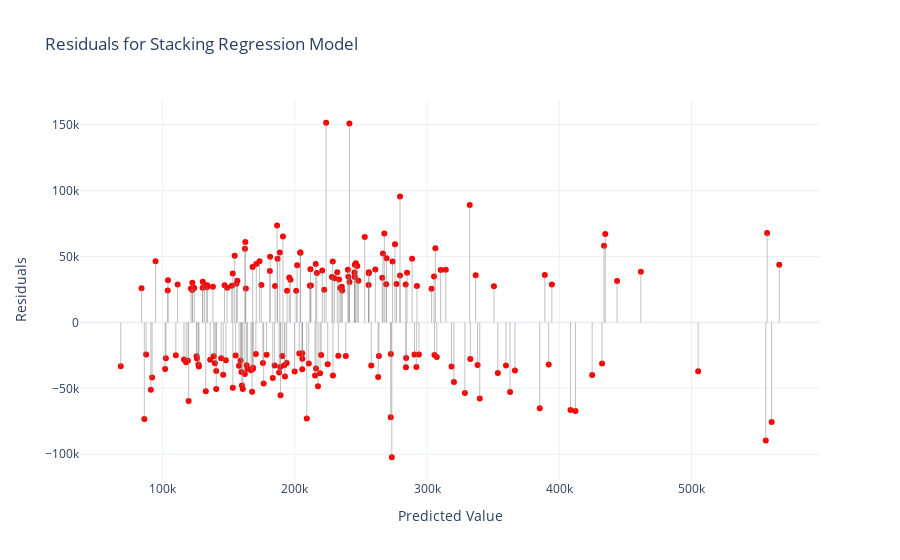

Source (notebook cell):
### Markdown cell above
https://medium.com/@caiotaniguchi/plotting-lollipop-charts-with-plotly-8925d10a3795

### Code cell
data = [
    go.Scatter(
        x=result_trimmed['y_predict_test'],
        y=result_trimmed['residuals_test'],
        mode='markers',
        marker=dict(color='red')
    )
]

fig = go.Layout(
    shapes=[dict(
        type='line',
        xref='x',
        yref='y',
        x0 = result_trimmed['y_predict_test'].iloc[i],
        y0 = result_trimmed['residuals_test'].iloc[i],
        x1 = result_trimmed['y_predict_test'].iloc[i],
        y1 = 0,
        line = dict(
            color = 'grey',
            width = 0.5
        )
    ) for i in range(len(result_trimmed['residuals_test']))],
    title='Residuals for Stacking Regression Model'
)

fig = go.Figure(data, fig)
fig.update_xaxes(title_text = 'Predicted Value')
fig.update_yaxes(title_text = 'Residuals')
fig

### Figure 1 — Plotly figure (JSON) as saved in the notebook; plotly's stock layout.template omitted (floating-point values rounded to 4 significant figures; data arrays with more than 128 entries replaced by an {"elided": "..."} marker saying what was removed)
{"data": [{"marker": {"color": "red"}, "mode": "markers", "type": "scatter", "x": {"elided": "204 float values"}, "y": {"elided": "204 float values"}}], "layout": {"shapes": [{"line": {"color": "grey", "width": 0.5}, "type": "line", "x0": 392000.0, "x1": 392000.0, "xref": "x", "y0": -31960.0, "y1": 0, "yref": "y"}, {"line": {"color": "grey", "width": 0.5}, "type": "line", "x0": 560600.0, "x1": 560600.0, "xref": "x", "y0": -75610.0, "y1": 0, "yref": "y"}, {"line": {"color": "grey", "width": 0.5}, "type": "line", "x0": 408400.0, "x1": 408400.0, "xref": "x", "y0": -66430.0, "y1": 0, "yref": "y"}, {"line": {"color": "grey", "width": 0.5}, "type": "line", "x0": 188800.0, "x1": 188800.0, "xref": "x", "y0": -33830.0, "y1": 0, "yref": "y"}, {"line": {"color": "grey", "width": 0.5}, "type": "line", "x0": 246100.0, "x1": 246100.0, "xref": "x", "y0": 44840.0, "y1": 0, "yref": "y"}, {"line": {"color": "grey", "width": 0.5}, "type": "line", "x0": 133700.0, "x1": 133700.0, "xref": "x", "y0": 28100.0, "y1": 0, "yref": "y"}, {"line": {"color": "grey", "width": 0.5}, "type": "line", "x0": 215300.0, "x1": 215300.0, "xref": "x", "y0": -40260.0, "y1": 0, "yref": "y"}, {"line": {"color": "grey", "width": 0.5}, "type": "line", "x0": 252800.0, "x1": 252800.0, "xref": "x", "y0": 64690.0, "y1": 0, "yref": "y"}, {"line": {"color": "grey", "width": 0.5}, "type": "line", "x0": 306200.0, "x1": 306200.0, "xref": "x", "y0": 56280.0, "y1": 0, "yref": "y"}, {"line": {"color": "grey", "width": 0.5}, "type": "line", "x0": 307300.0, "x1": 307300.0, "xref": "x", "y0": -26300.0, "y1": 0, "yref": "y"}, {"line": {"color": "grey", "width": 0.5}, "type": "line", "x0": 269000.0, "x1": 269000.0, "xref": "x", "y0": 28870.0, "y1": 0, "yref": "y"}, {"line": {"color": "grey", "width": 0.5}, "type": "line", "x0": 164100.0, "x1": 164100.0, "xref": "x", "y0": -35080.0, "y1": 0, "yref": "y"}, {"line": {"color": "grey", "width": 0.5}, "type": "line", "x0": 263500.0, "x1": 263500.0, "xref": "x", "y0": -25520.0, "y1": 0, "yref": "y"}, {"line": {"color": "grey", "width": 0.5}, "type": "line", "x0": 292300.0, "x1": 292300.0, "xref": "x", "y0": 27600.0, "y1": 0, "yref": "y"}, {"line": {"color": "grey", "width": 0.5}, "type": "line", "x0": 212100.0, "x1": 212100.0, "xref": "x", "y0": 27900.0, "y1": 0, "yref": "y"}, {"line": {"color": "grey", "width": 0.5}, "type": "line", "x0": 248000.0, "x1": 248000.0, "xref": "x", "y0": 31480.0, "y1": 0, "yref": "y"}, {"line": {"color": "grey", "width": 0.5}, "type": "line", "x0": 220700.0, "x1": 220700.0, "xref": "x", "y0": 39310.0, "y1": 0, "yref": "y"}, {"line": {"color": "grey", "width": 0.5}, "type": "line", "x0": 276800.0, "x1": 276800.0, "xref": "x", "y0": 29170.0, "y1": 0, "yref": "y"}, {"line": {"color": "grey", "width": 0.5}, "type": "line", "x0": 160600.0, "x1": 160600.0, "xref": "x", "y0": -50580.0, "y1": 0, "yref": "y"}, {"line": {"color": "grey", "width": 0.5}, "type": "line", "x0": 232800.0, "x1": 232800.0, "xref": "x", "y0": -25330.0, "y1": 0, "yref": "y"}, {"line": {"color": "grey", "width": 0.5}, "type": "line", "x0": 566400.0, "x1": 566400.0, "xref": "x", "y0": 43640.0, "y1": 0, "yref": "y"}, {"line": {"color": "grey", "width": 0.5}, "type": "line", "x0": 68250.0, "x1": 68250.0, "xref": "x", "y0": -33350.0, "y1": 0, "yref": "y"}, {"line": {"color": "grey", "width": 0.5}, "type": "line", "x0": 217400.0, "x1": 217400.0, "xref": "x", "y0": -48430.0, "y1": 0, "yref": "y"}, {"line": {"color": "grey", "width": 0.5}, "type": "line", "x0": 366400.0, "x1": 366400.0, "xref": "x", "y0": -36510.0, "y1": 0, "yref": "y"}, {"line": {"color": "grey", "width": 0.5}, "type": "line", "x0": 290400.0, "x1": 290400.0, "xref": "x", "y0": -24420.0, "y1": 0, "yref": "y"}, {"line": {"color": "grey", "width": 0.5}, "type": "line", "x0": 461700.0, "x1": 461700.0, "xref": "x", "y0": 38400.0, "y1": 0, "yref": "y"}, {"line": {"color": "grey", "width": 0.5}, "type": "line", "x0": 205500.0, "x1": 205500.0, "xref": "x", "y0": -23500.0, "y1": 0, "yref": "y"}, {"line": {"color": "grey", "width": 0.5}, "type": "line", "x0": 332200.0, "x1": 332200.0, "xref": "x", "y0": 89040.0, "y1": 0, "yref": "y"}, {"line": {"color": "grey", "width": 0.5}, "type": "line", "x0": 260800.0, "x1": 260800.0, "xref": "x", "y0": 40160.0, "y1": 0, "yref": "y"}, {"line": {"color": "grey", "width": 0.5}, "type": "line", "x0": 121300.0, "x1": 121300.0, "xref": "x", "y0": 25660.0, "y1": 0, "yref": "y"}, {"line": {"color": "grey", "width": 0.5}, "type": "line", "x0": 318500.0, "x1": 318500.0, "xref": "x", "y0": -33510.0, "y1": 0, "yref": "y"}, {"line": {"color": "grey", "width": 0.5}, "type": "line", "x0": 147700.0, "x1": 147700.0, "xref": "x", "y0": -28750.0, "y1": 0, "yref": "y"}, {"line": {"color": "grey", "width": 0.5}, "type": "line", "x0": 104000.0, "x1": 104000.0, "xref": "x", "y0": 31920.0, "y1": 0, "yref": "y"}, {"line": {"color": "grey", "width": 0.5}, "type": "line", "x0": 284000.0, "x1": 284000.0, "xref": "x", "y0": -33980.0, "y1": 0, "yref": "y"}, {"line": {"color": "grey", "width": 0.5}, "type": "line", "x0": 284100.0, "x1": 284100.0, "xref": "x", "y0": -27100.0, "y1": 0, "yref": "y"}, {"line": {"color": "grey", "width": 0.5}, "type": "line", "x0": 195700.0, "x1": 195700.0, "xref": "x", "y0": 34130.0, "y1": 0, "yref": "y"}, {"line": {"color": "grey", "width": 0.5}, "type": "line", "x0": 168200.0, "x1": 168200.0, "xref": "x", "y0": -35250.0, "y1": 0, "yref": "y"}, {"line": {"color": "grey", "width": 0.5}, "type": "line", "x0": 266600.0, "x1": 266600.0, "xref": "x", "y0": 52180.0, "y1": 0, "yref": "y"}, {"line": {"color": "grey", "width": 0.5}, "type": "line", "x0": 190900.0, "x1": 190900.0, "xref": "x", "y0": 65070.0, "y1": 0, "yref": "y"}, {"line": {"color": "grey", "width": 0.5}, "type": "line", "x0": 154400.0, "x1": 154400.0, "xref": "x", "y0": 50570.0, "y1": 0, "yref": "y"}, {"line": {"color": "grey", "width": 0.5}, "type": "line", "x0": 263000.0, "x1": 263000.0, "xref": "x", "y0": -41480.0, "y1": 0, "yref": "y"}, {"line": {"color": "grey", "width": 0.5}, "type": "line", "x0": 255900.0, "x1": 255900.0, "xref": "x", "y0": 38090.0, "y1": 0, "yref": "y"}, {"line": {"color": "grey", "width": 0.5}, "type": "line", "x0": 275700.0, "x1": 275700.0, "xref": "x", "y0": 59320.0, "y1": 0, "yref": "y"}, {"line": {"color": "grey", "width": 0.5}, "type": "line", "x0": 155100.0, "x1": 155100.0, "xref": "x", "y0": -25130.0, "y1": 0, "yref": "y"}, {"line": {"color": "grey", "width": 0.5}, "type": "line", "x0": 193800.0, "x1": 193800.0, "xref": "x", "y0": -30760.0, "y1": 0, "yref": "y"}, {"line": {"color": "grey", "width": 0.5}, "type": "line", "x0": 94590.0, "x1": 94590.0, "xref": "x", "y0": 46410.0, "y1": 0, "yref": "y"}, {"line": {"color": "grey", "width": 0.5}, "type": "line", "x0": 204100.0, "x1": 204100.0, "xref": "x", "y0": 52880.0, "y1": 0, "yref": "y"}, {"line": {"color": "grey", "width": 0.5}, "type": "line", "x0": 125600.0, "x1": 125600.0, "xref": "x", "y0": -25610.0, "y1": 0, "yref": "y"}, {"line": {"color": "grey", "width": 0.5}, "type": "line", "x0": 203300.0, "x1": 203300.0, "xref": "x", "y0": -23690.0, "y1": 0, "yref": "y"}, {"line": {"color": "grey", "width": 0.5}, "type": "line", "x0": 240400.0, "x1": 240400.0, "xref": "x", "y0": 34580.0, "y1": 0, "yref": "y"}, {"line": {"color": "grey", "width": 0.5}, "type": "line", "x0": 140500.0, "x1": 140500.0, "xref": "x", "y0": -50460.0, "y1": 0, "yref": "y"}, {"line": {"color": "grey", "width": 0.5}, "type": "line", "x0": 156500.0, "x1": 156500.0, "xref": "x", "y0": 31530.0, "y1": 0, "yref": "y"}, {"line": {"color": "grey", "width": 0.5}, "type": "line", "x0": 328500.0, "x1": 328500.0, "xref": "x", "y0": -53550.0, "y1": 0, "yref": "y"}, {"line": {"color": "grey", "width": 0.5}, "type": "line", "x0": 125900.0, "x1": 125900.0, "xref": "x", "y0": -27300.0, "y1": 0, "yref": "y"}, {"line": {"color": "grey", "width": 0.5}, "type": "line", "x0": 138000.0, "x1": 138000.0, "xref": "x", "y0": 27030.0, "y1": 0, "yref": "y"}, {"line": {"color": "grey", "width": 0.5}, "type": "line", "x0": 91980.0, "x1": 91980.0, "xref": "x", "y0": -41850.0, "y1": 0, "yref": "y"}, {"line": {"color": "grey", "width": 0.5}, "type": "line", "x0": 389000.0, "x1": 389000.0, "xref": "x", "y0": 35980.0, "y1": 0, "yref": "y"}, {"line": {"color": "grey", "width": 0.5}, "type": "line", "x0": 135900.0, "x1": 135900.0, "xref": "x", "y0": -28420.0, "y1": 0, "yref": "y"}, {"line": {"color": "grey", "width": 0.5}, "type": "line", "x0": 127000.0, "x1": 127000.0, "xref": "x", "y0": -32010.0, "y1": 0, "yref": "y"}, {"line": {"color": "grey", "width": 0.5}, "type": "line", "x0": 168300.0, "x1": 168300.0, "xref": "x", "y0": -34330.0, "y1": 0, "yref": "y"}, {"line": {"color": "grey", "width": 0.5}, "type": "line", "x0": 216600.0, "x1": 216600.0, "xref": "x", "y0": 37450.0, "y1": 0, "yref": "y"}, {"line": {"color": "grey", "width": 0.5}, "type": "line", "x0": 188000.0, "x1": 188000.0, "xref": "x", "y0": -38030.0, "y1": 0, "yref": "y"}, {"line": {"color": "grey", "width": 0.5}, "type": "line", "x0": 305200.0, "x1": 305200.0, "xref": "x", "y0": 34790.0, "y1": 0, "yref": "y"}, {"line": {"color": "grey", "width": 0.5}, "type": "line", "x0": 228000.0, "x1": 228000.0, "xref": "x", "y0": 34480.0, "y1": 0, "yref": "y"}, {"line": {"color": "grey", "width": 0.5}, "type": "line", "x0": 127400.0, "x1": 127400.0, "xref": "x", "y0": -33390.0, "y1": 0, "yref": "y"}, {"line": {"color": "grey", "width": 0.5}, "type": "line", "x0": 241200.0, "x1": 241200.0, "xref": "x", "y0": 150800.0, "y1": 0, "yref": "y"}, {"line": {"color": "grey", "width": 0.5}, "type": "line", "x0": 234300.0, "x1": 234300.0, "xref": "x", "y0": 26110.0, "y1": 0, "yref": "y"}, {"line": {"color": "grey", "width": 0.5}, "type": "line", "x0": 87430.0, "x1": 87430.0, "xref": "x", "y0": -24430.0, "y1": 0, "yref": "y"}, {"line": {"color": "grey", "width": 0.5}, "type": "line", "x0": 303400.0, "x1": 303400.0, "xref": "x", "y0": 25520.0, "y1": 0, "yref": "y"}, {"line": {"color": "grey", "width": 0.5}, "type": "line", "x0": 272500.0, "x1": 272500.0, "xref": "x", "y0": -72010.0, "y1": 0, "yref": "y"}, {"line": {"color": "grey", "width": 0.5}, "type": "line", "x0": 201700.0, "x1": 201700.0, "xref": "x", "y0": 43310.0, "y1": 0, "yref": "y"}, {"line": {"color": "grey", "width": 0.5}, "type": "line", "x0": 394400.0, "x1": 394400.0, "xref": "x", "y0": 28640.0, "y1": 0, "yref": "y"}, {"line": {"color": "grey", "width": 0.5}, "type": "line", "x0": 291900.0, "x1": 291900.0, "xref": "x", "y0": -33850.0, "y1": 0, "yref": "y"}, {"line": {"color": "grey", "width": 0.5}, "type": "line", "x0": 228600.0, "x1": 228600.0, "xref": "x", "y0": 46100.0, "y1": 0, "yref": "y"}, {"line": {"color": "grey", "width": 0.5}, "type": "line", "x0": 556200.0, "x1": 556200.0, "xref": "x", "y0": -89660.0, "y1": 0, "yref": "y"}, {"line": {"color": "grey", "width": 0.5}, "type": "line", "x0": 144200.0, "x1": 144200.0, "xref": "x", "y0": -27210.0, "y1": 0, "yref": "y"}, {"line": {"color": "grey", "width": 0.5}, "type": "line", "x0": 232000.0, "x1": 232000.0, "xref": "x", "y0": 37980.0, "y1": 0, "yref": "y"}, {"line": {"color": "grey", "width": 0.5}, "type": "line", "x0": 86070.0, "x1": 86070.0, "xref": "x", "y0": -73280.0, "y1": 0, "yref": "y"}, {"line": {"color": "grey", "width": 0.5}, "type": "line", "x0": 168000.0, "x1": 168000.0, "xref": "x", "y0": 41990.0, "y1": 0, "yref": "y"}, {"line": {"color": "grey", "width": 0.5}, "type": "line", "x0": 181200.0, "x1": 181200.0, "xref": "x", "y0": 49780.0, "y1": 0, "yref": "y"}, {"line": {"color": "grey", "width": 0.5}, "type": "line", "x0": 175800.0, "x1": 175800.0, "xref": "x", "y0": -30810.0, "y1": 0, "yref": "y"}, {"line": {"color": "grey", "width": 0.5}, "type": "line", "x0": 132600.0, "x1": 132600.0, "xref": "x", "y0": -52180.0, "y1": 0, "yref": "y"}, {"line": {"color": "grey", "width": 0.5}, "type": "line", "x0": 185000.0, "x1": 185000.0, "xref": "x", "y0": 27540.0, "y1": 0, "yref": "y"}, {"line": {"color": "grey", "width": 0.5}, "type": "line", "x0": 350500.0, "x1": 350500.0, "xref": "x", "y0": 27460.0, "y1": 0, "yref": "y"}, {"line": {"color": "grey", "width": 0.5}, "type": "line", "x0": 153000.0, "x1": 153000.0, "xref": "x", "y0": 36980.0, "y1": 0, "yref": "y"}, {"line": {"color": "grey", "width": 0.5}, "type": "line", "x0": 117700.0, "x1": 117700.0, "xref": "x", "y0": -30200.0, "y1": 0, "yref": "y"}, {"line": {"color": "grey", "width": 0.5}, "type": "line", "x0": 245300.0, "x1": 245300.0, "xref": "x", "y0": 34400.0, "y1": 0, "yref": "y"}, {"line": {"color": "grey", "width": 0.5}, "type": "line", "x0": 123900.0, "x1": 123900.0, "xref": "x", "y0": 26140.0, "y1": 0, "yref": "y"}, {"line": {"color": "grey", "width": 0.5}, "type": "line", "x0": 332700.0, "x1": 332700.0, "xref": "x", "y0": -27690.0, "y1": 0, "yref": "y"}, {"line": {"color": "grey", "width": 0.5}, "type": "line", "x0": 339800.0, "x1": 339800.0, "xref": "x", "y0": -57810.0, "y1": 0, "yref": "y"}, {"line": {"color": "grey", "width": 0.5}, "type": "line", "x0": 173200.0, "x1": 173200.0, "xref": "x", "y0": 46300.0, "y1": 0, "yref": "y"}, {"line": {"color": "grey", "width": 0.5}, "type": "line", "x0": 557200.0, "x1": 557200.0, "xref": "x", "y0": 67810.0, "y1": 0, "yref": "y"}, {"line": {"color": "grey", "width": 0.5}, "type": "line", "x0": 293800.0, "x1": 293800.0, "xref": "x", "y0": -24280.0, "y1": 0, "yref": "y"}, {"line": {"color": "grey", "width": 0.5}, "type": "line", "x0": 181000.0, "x1": 181000.0, "xref": "x", "y0": 38950.0, "y1": 0, "yref": "y"}, {"line": {"color": "grey", "width": 0.5}, "type": "line", "x0": 424800.0, "x1": 424800.0, "xref": "x", "y0": -39840.0, "y1": 0, "yref": "y"}, {"line": {"color": "grey", "width": 0.5}, "type": "line", "x0": 235400.0, "x1": 235400.0, "xref": "x", "y0": 27070.0, "y1": 0, "yref": "y"}, {"line": {"color": "grey", "width": 0.5}, "type": "line", "x0": 170400.0, "x1": 170400.0, "xref": "x", "y0": -23940.0, "y1": 0, "yref": "y"}, {"line": {"color": "grey", "width": 0.5}, "type": "line", "x0": 233400.0, "x1": 233400.0, "xref": "x", "y0": 32590.0, "y1": 0, "yref": "y"}, {"line": {"color": "grey", "width": 0.5}, "type": "line", "x0": 138600.0, "x1": 138600.0, "xref": "x", "y0": -25610.0, "y1": 0, "yref": "y"}, {"line": {"color": "grey", "width": 0.5}, "type": "line", "x0": 162900.0, "x1": 162900.0, "xref": "x", "y0": 25630.0, "y1": 0, "yref": "y"}, {"line": {"color": "grey", "width": 0.5}, "type": "line", "x0": 148700.0, "x1": 148700.0, "xref": "x", "y0": 26310.0, "y1": 0, "yref": "y"}, {"line": {"color": "grey", "width": 0.5}, "type": "line", "x0": 215700.0, "x1": 215700.0, "xref": "x", "y0": 44270.0, "y1": 0, "yref": "y"}, {"line": {"color": "grey", "width": 0.5}, "type": "line", "x0": 176400.0, "x1": 176400.0, "xref": "x", "y0": -46360.0, "y1": 0, "yref": "y"}, {"line": {"color": "grey", "width": 0.5}, "type": "line", "x0": 196600.0, "x1": 196600.0, "xref": "x", "y0": 32360.0, "y1": 0, "yref": "y"}, {"line": {"color": "grey", "width": 0.5}, "type": "line", "x0": 170800.0, "x1": 170800.0, "xref": "x", "y0": 44230.0, "y1": 0, "yref": "y"}, {"line": {"color": "grey", "width": 0.5}, "type": "line", "x0": 443700.0, "x1": 443700.0, "xref": "x", "y0": 31340.0, "y1": 0, "yref": "y"}, {"line": {"color": "grey", "width": 0.5}, "type": "line", "x0": 189100.0, "x1": 189100.0, "xref": "x", "y0": -55200.0, "y1": 0, "yref": "y"}, {"line": {"color": "grey", "width": 0.5}, "type": "line", "x0": 119100.0, "x1": 119100.0, "xref": "x", "y0": -29080.0, "y1": 0, "yref": "y"}, {"line": {"color": "grey", "width": 0.5}, "type": "line", "x0": 140500.0, "x1": 140500.0, "xref": "x", "y0": -36960.0, "y1": 0, "yref": "y"}, {"line": {"color": "grey", "width": 0.5}, "type": "line", "x0": 223600.0, "x1": 223600.0, "xref": "x", "y0": 151400.0, "y1": 0, "yref": "y"}, {"line": {"color": "grey", "width": 0.5}, "type": "line", "x0": 111200.0, "x1": 111200.0, "xref": "x", "y0": 28750.0, "y1": 0, "yref": "y"}, {"line": {"color": "grey", "width": 0.5}, "type": "line", "x0": 155700.0, "x1": 155700.0, "xref": "x", "y0": 29260.0, "y1": 0, "yref": "y"}, {"line": {"color": "grey", "width": 0.5}, "type": "line", "x0": 266100.0, "x1": 266100.0, "xref": "x", "y0": 33910.0, "y1": 0, "yref": "y"}, {"line": {"color": "grey", "width": 0.5}, "type": "line", "x0": 247200.0, "x1": 247200.0, "xref": "x", "y0": 42840.0, "y1": 0, "yref": "y"}, {"line": {"color": "grey", "width": 0.5}, "type": "line", "x0": 219000.0, "x1": 219000.0, "xref": "x", "y0": -38540.0, "y1": 0, "yref": "y"}, {"line": {"color": "grey", "width": 0.5}, "type": "line", "x0": 205600.0, "x1": 205600.0, "xref": "x", "y0": -27610.0, "y1": 0, "yref": "y"}, {"line": {"color": "grey", "width": 0.5}, "type": "line", "x0": 362800.0, "x1": 362800.0, "xref": "x", "y0": -52750.0, "y1": 0, "yref": "y"}, {"line": {"color": "grey", "width": 0.5}, "type": "line", "x0": 219800.0, "x1": 219800.0, "xref": "x", "y0": -24820.0, "y1": 0, "yref": "y"}, {"line": {"color": "grey", "width": 0.5}, "type": "line", "x0": 338200.0, "x1": 338200.0, "xref": "x", "y0": -32250.0, "y1": 0, "yref": "y"}, {"line": {"color": "grey", "width": 0.5}, "type": "line", "x0": 183200.0, "x1": 183200.0, "xref": "x", "y0": -42240.0, "y1": 0, "yref": "y"}, {"line": {"color": "grey", "width": 0.5}, "type": "line", "x0": 162500.0, "x1": 162500.0, "xref": "x", "y0": 61040.0, "y1": 0, "yref": "y"}, {"line": {"color": "grey", "width": 0.5}, "type": "line", "x0": 186500.0, "x1": 186500.0, "xref": "x", "y0": 73500.0, "y1": 0, "yref": "y"}, {"line": {"color": "grey", "width": 0.5}, "type": "line", "x0": 211700.0, "x1": 211700.0, "xref": "x", "y0": 40270.0, "y1": 0, "yref": "y"}, {"line": {"color": "grey", "width": 0.5}, "type": "line", "x0": 205500.0, "x1": 205500.0, "xref": "x", "y0": -35510.0, "y1": 0, "yref": "y"}, {"line": {"color": "grey", "width": 0.5}, "type": "line", "x0": 235700.0, "x1": 235700.0, "xref": "x", "y0": 24260.0, "y1": 0, "yref": "y"}, {"line": {"color": "grey", "width": 0.5}, "type": "line", "x0": 174600.0, "x1": 174600.0, "xref": "x", "y0": 28360.0, "y1": 0, "yref": "y"}, {"line": {"color": "grey", "width": 0.5}, "type": "line", "x0": 241300.0, "x1": 241300.0, "xref": "x", "y0": 30720.0, "y1": 0, "yref": "y"}, {"line": {"color": "grey", "width": 0.5}, "type": "line", "x0": 505000.0, "x1": 505000.0, "xref": "x", "y0": -37030.0, "y1": 0, "yref": "y"}, {"line": {"color": "grey", "width": 0.5}, "type": "line", "x0": 146800.0, "x1": 146800.0, "xref": "x", "y0": 28230.0, "y1": 0, "yref": "y"}, {"line": {"color": "grey", "width": 0.5}, "type": "line", "x0": 101800.0, "x1": 101800.0, "xref": "x", "y0": -35330.0, "y1": 0, "yref": "y"}, {"line": {"color": "grey", "width": 0.5}, "type": "line", "x0": 273300.0, "x1": 273300.0, "xref": "x", "y0": -102300.0, "y1": 0, "yref": "y"}, {"line": {"color": "grey", "width": 0.5}, "type": "line", "x0": 157700.0, "x1": 157700.0, "xref": "x", "y0": -32800.0, "y1": 0, "yref": "y"}, {"line": {"color": "grey", "width": 0.5}, "type": "line", "x0": 83950.0, "x1": 83950.0, "xref": "x", "y0": 25950.0, "y1": 0, "yref": "y"}, {"line": {"color": "grey", "width": 0.5}, "type": "line", "x0": 314100.0, "x1": 314100.0, "xref": "x", "y0": 39860.0, "y1": 0, "yref": "y"}, {"line": {"color": "grey", "width": 0.5}, "type": "line", "x0": 238500.0, "x1": 238500.0, "xref": "x", "y0": -25470.0, "y1": 0, "yref": "y"}, {"line": {"color": "grey", "width": 0.5}, "type": "line", "x0": 102400.0, "x1": 102400.0, "xref": "x", "y0": -27170.0, "y1": 0, "yref": "y"}, {"line": {"color": "grey", "width": 0.5}, "type": "line", "x0": 103800.0, "x1": 103800.0, "xref": "x", "y0": 24210.0, "y1": 0, "yref": "y"}, {"line": {"color": "grey", "width": 0.5}, "type": "line", "x0": 166800.0, "x1": 166800.0, "xref": "x", "y0": -36280.0, "y1": 0, "yref": "y"}, {"line": {"color": "grey", "width": 0.5}, "type": "line", "x0": 228800.0, "x1": 228800.0, "xref": "x", "y0": -40250.0, "y1": 0, "yref": "y"}, {"line": {"color": "grey", "width": 0.5}, "type": "line", "x0": 130200.0, "x1": 130200.0, "xref": "x", "y0": 26230.0, "y1": 0, "yref": "y"}, {"line": {"color": "grey", "width": 0.5}, "type": "line", "x0": 412200.0, "x1": 412200.0, "xref": "x", "y0": -67190.0, "y1": 0, "yref": "y"}, {"line": {"color": "grey", "width": 0.5}, "type": "line", "x0": 434800.0, "x1": 434800.0, "xref": "x", "y0": 67070.0, "y1": 0, "yref": "y"}, {"line": {"color": "grey", "width": 0.5}, "type": "line", "x0": 201000.0, "x1": 201000.0, "xref": "x", "y0": 24040.0, "y1": 0, "yref": "y"}, {"line": {"color": "grey", "width": 0.5}, "type": "line", "x0": 122400.0, "x1": 122400.0, "xref": "x", "y0": 29990.0, "y1": 0, "yref": "y"}, {"line": {"color": "grey", "width": 0.5}, "type": "line", "x0": 385200.0, "x1": 385200.0, "xref": "x", "y0": -65170.0, "y1": 0, "yref": "y"}, {"line": {"color": "grey", "width": 0.5}, "type": "line", "x0": 229900.0, "x1": 229900.0, "xref": "x", "y0": 33560.0, "y1": 0, "yref": "y"}, {"line": {"color": "grey", "width": 0.5}, "type": "line", "x0": 272600.0, "x1": 272600.0, "xref": "x", "y0": -24070.0, "y1": 0, "yref": "y"}, {"line": {"color": "grey", "width": 0.5}, "type": "line", "x0": 211300.0, "x1": 211300.0, "xref": "x", "y0": 27710.0, "y1": 0, "yref": "y"}, {"line": {"color": "grey", "width": 0.5}, "type": "line", "x0": 192400.0, "x1": 192400.0, "xref": "x", "y0": -41040.0, "y1": 0, "yref": "y"}, {"line": {"color": "grey", "width": 0.5}, "type": "line", "x0": 184600.0, "x1": 184600.0, "xref": "x", "y0": -32630.0, "y1": 0, "yref": "y"}, {"line": {"color": "grey", "width": 0.5}, "type": "line", "x0": 162100.0, "x1": 162100.0, "xref": "x", "y0": -39110.0, "y1": 0, "yref": "y"}, {"line": {"color": "grey", "width": 0.5}, "type": "line", "x0": 267600.0, "x1": 267600.0, "xref": "x", "y0": 67370.0, "y1": 0, "yref": "y"}, {"line": {"color": "grey", "width": 0.5}, "type": "line", "x0": 192000.0, "x1": 192000.0, "xref": "x", "y0": -32510.0, "y1": 0, "yref": "y"}, {"line": {"color": "grey", "width": 0.5}, "type": "line", "x0": 245300.0, "x1": 245300.0, "xref": "x", "y0": 43710.0, "y1": 0, "yref": "y"}, {"line": {"color": "grey", "width": 0.5}, "type": "line", "x0": 273900.0, "x1": 273900.0, "xref": "x", "y0": 46150.0, "y1": 0, "yref": "y"}, {"line": {"color": "grey", "width": 0.5}, "type": "line", "x0": 158900.0, "x1": 158900.0, "xref": "x", "y0": -28850.0, "y1": 0, "yref": "y"}, {"line": {"color": "grey", "width": 0.5}, "type": "line", "x0": 131700.0, "x1": 131700.0, "xref": "x", "y0": 28200.0, "y1": 0, "yref": "y"}, {"line": {"color": "grey", "width": 0.5}, "type": "line", "x0": 159500.0, "x1": 159500.0, "xref": "x", "y0": -37540.0, "y1": 0, "yref": "y"}, {"line": {"color": "grey", "width": 0.5}, "type": "line", "x0": 152200.0, "x1": 152200.0, "xref": "x", "y0": 27780.0, "y1": 0, "yref": "y"}, {"line": {"color": "grey", "width": 0.5}, "type": "line", "x0": 186800.0, "x1": 186800.0, "xref": "x", "y0": 48180.0, "y1": 0, "yref": "y"}, {"line": {"color": "grey", "width": 0.5}, "type": "line", "x0": 133400.0, "x1": 133400.0, "xref": "x", "y0": 26590.0, "y1": 0, "yref": "y"}, {"line": {"color": "grey", "width": 0.5}, "type": "line", "x0": 310300.0, "x1": 310300.0, "xref": "x", "y0": 39720.0, "y1": 0, "yref": "y"}, {"line": {"color": "grey", "width": 0.5}, "type": "line", "x0": 240100.0, "x1": 240100.0, "xref": "x", "y0": 39950.0, "y1": 0, "yref": "y"}, {"line": {"color": "grey", "width": 0.5}, "type": "line", "x0": 145800.0, "x1": 145800.0, "xref": "x", "y0": -39750.0, "y1": 0, "yref": "y"}, {"line": {"color": "grey", "width": 0.5}, "type": "line", "x0": 116100.0, "x1": 116100.0, "xref": "x", "y0": -28060.0, "y1": 0, "yref": "y"}, {"line": {"color": "grey", "width": 0.5}, "type": "line", "x0": 336700.0, "x1": 336700.0, "xref": "x", "y0": 35690.0, "y1": 0, "yref": "y"}, {"line": {"color": "grey", "width": 0.5}, "type": "line", "x0": 433800.0, "x1": 433800.0, "xref": "x", "y0": 58160.0, "y1": 0, "yref": "y"}, {"line": {"color": "grey", "width": 0.5}, "type": "line", "x0": 159900.0, "x1": 159900.0, "xref": "x", "y0": -47900.0, "y1": 0, "yref": "y"}, {"line": {"color": "grey", "width": 0.5}, "type": "line", "x0": 255700.0, "x1": 255700.0, "xref": "x", "y0": 28270.0, "y1": 0, "yref": "y"}, {"line": {"color": "grey", "width": 0.5}, "type": "line", "x0": 353500.0, "x1": 353500.0, "xref": "x", "y0": -38480.0, "y1": 0, "yref": "y"}, {"line": {"color": "grey", "width": 0.5}, "type": "line", "x0": 269300.0, "x1": 269300.0, "xref": "x", "y0": 48710.0, "y1": 0, "yref": "y"}, {"line": {"color": "grey", "width": 0.5}, "type": "line", "x0": 257700.0, "x1": 257700.0, "xref": "x", "y0": -32720.0, "y1": 0, "yref": "y"}, {"line": {"color": "grey", "width": 0.5}, "type": "line", "x0": 305600.0, "x1": 305600.0, "xref": "x", "y0": -24810.0, "y1": 0, "yref": "y"}, {"line": {"color": "grey", "width": 0.5}, "type": "line", "x0": 139500.0, "x1": 139500.0, "xref": "x", "y0": -30960.0, "y1": 0, "yref": "y"}, {"line": {"color": "grey", "width": 0.5}, "type": "line", "x0": 204100.0, "x1": 204100.0, "xref": "x", "y0": 53010.0, "y1": 0, "yref": "y"}, {"line": {"color": "grey", "width": 0.5}, "type": "line", "x0": 216000.0, "x1": 216000.0, "xref": "x", "y0": -34970.0, "y1": 0, "yref": "y"}, {"line": {"color": "grey", "width": 0.5}, "type": "line", "x0": 153000.0, "x1": 153000.0, "xref": "x", "y0": -49530.0, "y1": 0, "yref": "y"}, {"line": {"color": "grey", "width": 0.5}, "type": "line", "x0": 359600.0, "x1": 359600.0, "xref": "x", "y0": -32630.0, "y1": 0, "yref": "y"}, {"line": {"color": "grey", "width": 0.5}, "type": "line", "x0": 432300.0, "x1": 432300.0, "xref": "x", "y0": -31150.0, "y1": 0, "yref": "y"}, {"line": {"color": "grey", "width": 0.5}, "type": "line", "x0": 210500.0, "x1": 210500.0, "xref": "x", "y0": -31270.0, "y1": 0, "yref": "y"}, {"line": {"color": "grey", "width": 0.5}, "type": "line", "x0": 283800.0, "x1": 283800.0, "xref": "x", "y0": 28700.0, "y1": 0, "yref": "y"}, {"line": {"color": "grey", "width": 0.5}, "type": "line", "x0": 109900.0, "x1": 109900.0, "xref": "x", "y0": -24920.0, "y1": 0, "yref": "y"}, {"line": {"color": "grey", "width": 0.5}, "type": "line", "x0": 199800.0, "x1": 199800.0, "xref": "x", "y0": -37270.0, "y1": 0, "yref": "y"}, {"line": {"color": "grey", "width": 0.5}, "type": "line", "x0": 255900.0, "x1": 255900.0, "xref": "x", "y0": 37270.0, "y1": 0, "yref": "y"}, {"line": {"color": "grey", "width": 0.5}, "type": "line", "x0": 163400.0, "x1": 163400.0, "xref": "x", "y0": -32450.0, "y1": 0, "yref": "y"}, {"line": {"color": "grey", "width": 0.5}, "type": "line", "x0": 222200.0, "x1": 222200.0, "xref": "x", "y0": 24810.0, "y1": 0, "yref": "y"}, {"line": {"color": "grey", "width": 0.5}, "type": "line", "x0": 209000.0, "x1": 209000.0, "xref": "x", "y0": -72950.0, "y1": 0, "yref": "y"}, {"line": {"color": "grey", "width": 0.5}, "type": "line", "x0": 224800.0, "x1": 224800.0, "xref": "x", "y0": -31800.0, "y1": 0, "yref": "y"}, {"line": {"color": "grey", "width": 0.5}, "type": "line", "x0": 279500.0, "x1": 279500.0, "xref": "x", "y0": 95500.0, "y1": 0, "yref": "y"}, {"line": {"color": "grey", "width": 0.5}, "type": "line", "x0": 194100.0, "x1": 194100.0, "xref": "x", "y0": 23950.0, "y1": 0, "yref": "y"}, {"line": {"color": "grey", "width": 0.5}, "type": "line", "x0": 91020.0, "x1": 91020.0, "xref": "x", "y0": -51020.0, "y1": 0, "yref": "y"}, {"line": {"color": "grey", "width": 0.5}, "type": "line", "x0": 188600.0, "x1": 188600.0, "xref": "x", "y0": 52910.0, "y1": 0, "yref": "y"}, {"line": {"color": "grey", "width": 0.5}, "type": "line", "x0": 288700.0, "x1": 288700.0, "xref": "x", "y0": 48160.0, "y1": 0, "yref": "y"}, {"line": {"color": "grey", "width": 0.5}, "type": "line", "x0": 320300.0, "x1": 320300.0, "xref": "x", "y0": -45290.0, "y1": 0, "yref": "y"}, {"line": {"color": "grey", "width": 0.5}, "type": "line", "x0": 119600.0, "x1": 119600.0, "xref": "x", "y0": -59590.0, "y1": 0, "yref": "y"}, {"line": {"color": "grey", "width": 0.5}, "type": "line", "x0": 122400.0, "x1": 122400.0, "xref": "x", "y0": 24650.0, "y1": 0, "yref": "y"}, {"line": {"color": "grey", "width": 0.5}, "type": "line", "x0": 178600.0, "x1": 178600.0, "xref": "x", "y0": -24560.0, "y1": 0, "yref": "y"}, {"line": {"color": "grey", "width": 0.5}, "type": "line", "x0": 284800.0, "x1": 284800.0, "xref": "x", "y0": 37570.0, "y1": 0, "yref": "y"}, {"line": {"color": "grey", "width": 0.5}, "type": "line", "x0": 167600.0, "x1": 167600.0, "xref": "x", "y0": -52620.0, "y1": 0, "yref": "y"}, {"line": {"color": "grey", "width": 0.5}, "type": "line", "x0": 130300.0, "x1": 130300.0, "xref": "x", "y0": 30720.0, "y1": 0, "yref": "y"}, {"line": {"color": "grey", "width": 0.5}, "type": "line", "x0": 245000.0, "x1": 245000.0, "xref": "x", "y0": 37920.0, "y1": 0, "yref": "y"}, {"line": {"color": "grey", "width": 0.5}, "type": "line", "x0": 279500.0, "x1": 279500.0, "xref": "x", "y0": 35500.0, "y1": 0, "yref": "y"}, {"line": {"color": "grey", "width": 0.5}, "type": "line", "x0": 162200.0, "x1": 162200.0, "xref": "x", "y0": 55780.0, "y1": 0, "yref": "y"}, {"line": {"color": "grey", "width": 0.5}, "type": "line", "x0": 190500.0, "x1": 190500.0, "xref": "x", "y0": -25470.0, "y1": 0, "yref": "y"}], "title": {"text": "Residuals for Stacking Regression Model"}, "xaxis": {"title": {"text": "Predicted Value"}}, "yaxis": {"title": {"text": "Residuals"}}}}
